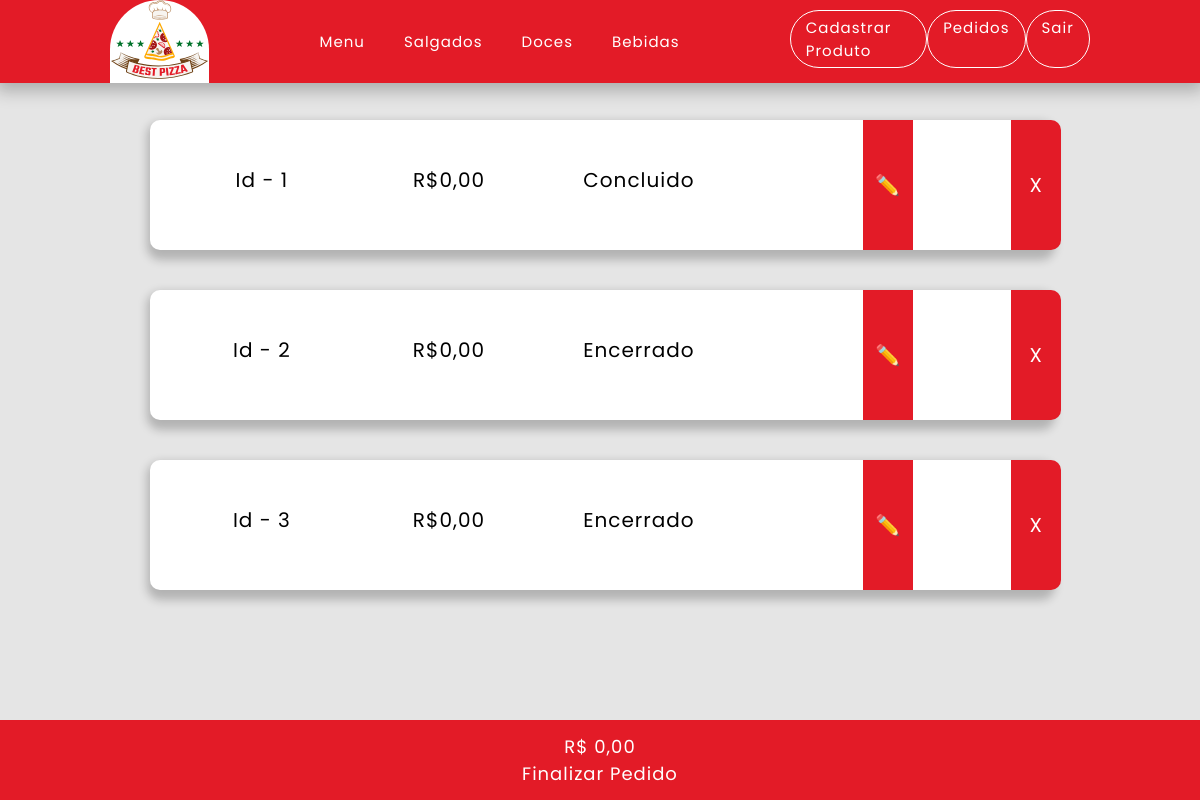
/assets/pages/adm-pedidos.php (signed in), run on the app's committed database.
### tables this page shows
CREATE TABLE `usuarios` (
  `idUsuario` int(11) NOT NULL COMMENT 'codigo do usuario gerado por auto incremento',
  `tipo_usuario_idTipo` int(11) NOT NULL COMMENT 'chave estrangeira da tabela tipo_usuario',
  `nome_usuarios` varchar(45) NOT NULL COMMENT 'nome do usuario',
  `senha` varchar(45) NOT NULL COMMENT 'senha do usuario',
  `email` varchar(100) NOT NULL COMMENT 'e-mail do usuario'
);

CREATE TABLE `pedidos` (
  `idPedido` int(11) NOT NULL COMMENT 'codigo do pedido gerado por auto incremento',
  `usuarios_idUsuario` int(11) NOT NULL COMMENT 'chave estrangeira da tabela usuarios',
  `dataConfirmacao` datetime NOT NULL COMMENT 'data da confirmação do pedido feita pelo adm',
  `dataFechamento` datetime NOT NULL COMMENT 'data de conclusão do pedido',
  `status` int(11) NOT NULL COMMENT 'status do pedido (0 para pendente, 1 para em produção, 2 para concluído, 3 encerrado)',
  `observacao` varchar(100) NOT NULL COMMENT 'campo para comentários do cliente',
  `quantidade` int(11) NOT NULL COMMENT 'quantidade de um produto dentro de um pedido'
);

### assets/pages/adm-pedidos.php (the view, shortened to what this page needs)
<!DOCTYPE html>
<html lang="pt-br">
<head>
  <link rel="stylesheet" href="../src/css/main.css">
  <link rel="stylesheet" href="../src/css/pedido_footer.css">
  <link rel="stylesheet" href="../src/css/pedido_main.css">
</head>
<body>
  <header>
		<div id="logo"><img src="../src/img/Text.svg" alt="logo"></div>
		<?php include_once '../pages/parts/header.php'?>
	<main id="desc-product">
	<?php
		include '../functions/connection.php';
    $stmt = $conn->query("SELECT * FROM `pedidos` ORDER BY idPedido ASC, pedidos.status ASC; ");
		while ($row = $stmt->fetch()) {
			if($row["status"] == 3) {
				$row["status"] = 'Concluido';
			};
			if($row["status"] == 4){
				$row["status"] = 'Encerrado';
			};
			?>
			<div id="conteudo">
        <p id="left"> Id   - <?=$row["idPedido"]?></p>
				<p id="right">R$<?=number_format((float)$precoFinal, 2, ',', '')?></p>
				<p id="right"><?=$row["status"]?></p>
				<a id="edit" href="/PARTE%20PRATICA/assets/pages/editar-pedido.php?idPedido=<?=$row["idPedido"]?>">✏️</a>
        <?PHP if ($row[["status"] == ""]){?>
        <a href="/PARTE%20PRATICA/assets/pages/adm-pedidos.php?idPedido=<?=$row["idPedido"]?>">X</a>
        <?php }
        echo '</div>';
		}
	?>
	</main>
	<footer>
		<a href="/PARTE%20PRATICA/assets/pages/pedidos.php?finalizar-pedido=true" id="footer-pedido">
			<p>R$
				<?php
				echo $_SESSION['precoFinal'];
				?>
			 </p>
			<p>Finalizar Pedido</p>
		</a>
	</footer>
</body>
</html>

### assets/pages/parts/header.php
    <div id="links">
        <a class="nav-link" href="/PARTE%20PRATICA/">Menu</a>
        <a class="nav-link" href="">Salgados</a>
        <a class="nav-link" href="">Doces</a>
        <a class="nav-link" href="">Bebidas</a>
    </div>
    <?php
    if (isset($_SESSION['userId'])) {
        echo'<div id="dados">';
        include '../functions/connection.php';
        $stmt = $conn->query("SELECT usuarios.tipo_usuario_idTipo FROM `usuarios` WHERE idUsuario = ".$_SESSION['userId'].";");
        while ($row = $stmt->fetch()) {
            if ($row['tipo_usuario_idTipo'] == 1) {
                echo '<a class="nav-link" href="/PARTE%20PRATICA/assets/pages/novo-produto.php">Cadastrar Produto</a>';
                echo '<a class="nav-link" href="/PARTE%20PRATICA/assets/pages/adm-pedidos.php">Pedidos</a>';
            }else if ($row['tipo_usuario_idTipo'] == 2) {
                echo '<a class="nav-link" href="/PARTE%20PRATICA/assets/pages/novo-produto.php">Pedidos</a>';
            }
            else{
                echo '<a class="nav-link" href="/PARTE%20PRATICA/assets/pages/pedidos.php">Meus Pedidos</a>';
            }
        }
        echo'
        <a class="nav-link logoff" href="/PARTE%20PRATICA/assets/functions/delete_coockie.php">Sair</a>
        </div>';
        };
?>
</header>

### assets/src/css/main.css (style rules this page uses)
* { padding: 0; margin: 0; box-sizing: border-box; letter-spacing: 1px; }
header { box-shadow: #00000040 0px 4px 16px 4px; position: fixed; top: 0; z-index: 10; background: #E31B27; width: 100vw; display: flex; align-items: center; justify-content: space-evenly; }
#logo { background: white; border-radius: 100px 100px 0 0; }
#links { font-size: 15px; font-family: 'Poppins', sans-serif; width: 30%; display: flex; justify-content: space-between; }
#dados { font-size: 15px; font-family: 'Poppins', sans-serif; width: 25%; display: flex; justify-content: space-between; }
#dados a { color: white; border: 1px solid white; padding:5px 15px; margin-top: -5px; border-radius:100px; }
.nav-link { text-decoration: none; color:white; transition: 0.5s; }

### assets/src/css/pedido_footer.css (style rules this page uses)
footer { z-index: 10; width: 100%; height: 80px; position: fixed; bottom: 0; right: 0; background: #E31B27; display: flex; align-items: center; justify-content: space-evenly; }
footer a { display: flex; flex-direction: column; align-items: center; justify-content: center; }
footer p { color: white; font-size: 18px; font-family: 'Poppins', sans-serif; }
footer a { text-decoration: none; }

### assets/src/css/pedido_main.css (style rules this page uses)
body { background: #E5E5E5; }
footer { z-index: 10; width: 100%; height: 80px; position: fixed; bottom: 0; right: 0; background: #E31B27; display: flex; align-items: center; justify-content: space-evenly; }
footer p { color: white; font-size: 18px; font-family: 'Poppins', sans-serif; }
footer a { text-decoration: none; }
main { display: flex; align-items: center; justify-content: center; flex-direction: column; margin-bottom: 80px; margin-top: 100px; }
#conteudo { font-family: 'Poppins', sans-serif; border-radius: 10px; width: 75%; padding: 0px 10px; box-shadow: #00000038 1px 6px 10px 4px; margin-top: 200px; display:flex; align-items: center; justify-content: space-around; font-size: 20px; background: white; height: 130px; margin-top: 20px; margin-bottom: 20px; }
#conteudo p { text-align: center; padding-bottom: 10px; padding-top: -10px; }
#conteudo a { text-decoration: none; color: white; background: #E31B27; height: 130px; border-radius: 0 10px 10px 0; position: relative; right: -8%; width:50px; text-align: center; padding-top: 50px; }
#conteudo #edit { border-radius: 0; }
#left { width: 12%; }

### data on the page
usuarios: shows "Cadastrar Produto"
pedidos: idPedido "1", status "Concluido"
pedidos: idPedido "2", status "Encerrado"
pedidos: idPedido "3", status "Encerrado"

### other printed values
$_SESSION['precoFinal'] "0,00"
